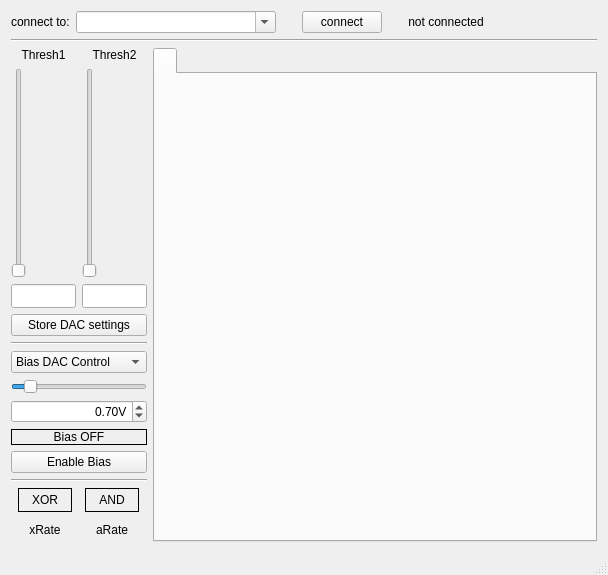
<?xml version="1.0" encoding="UTF-8"?>
<ui version="4.0">
 <class>MainWindow</class>
 <widget class="QMainWindow" name="MainWindow">
  <property name="enabled">
   <bool>true</bool>
  </property>
  <property name="geometry">
   <rect>
    <x>0</x>
    <y>0</y>
    <width>608</width>
    <height>575</height>
   </rect>
  </property>
  <property name="windowTitle">
   <string>muondetector-gui</string>
  </property>
  <property name="locale">
   <locale language="English" country="UnitedStates"/>
  </property>
  <widget class="QWidget" name="centralWidget">
   <property name="sizePolicy">
    <sizepolicy hsizetype="Preferred" vsizetype="MinimumExpanding">
     <horstretch>0</horstretch>
     <verstretch>0</verstretch>
    </sizepolicy>
   </property>
   <layout class="QGridLayout" name="gridLayout">
    <item row="0" column="0" colspan="2">
     <layout class="QHBoxLayout" name="horizontalLayout">
      <item>
       <widget class="QLabel" name="ipLabel">
        <property name="text">
         <string>connect to:</string>
        </property>
       </widget>
      </item>
      <item>
       <widget class="QComboBox" name="ipBox">
        <property name="minimumSize">
         <size>
          <width>200</width>
          <height>22</height>
         </size>
        </property>
        <property name="focusPolicy">
         <enum>Qt::WheelFocus</enum>
        </property>
        <property name="locale">
         <locale language="English" country="UnitedStates"/>
        </property>
        <property name="editable">
         <bool>true</bool>
        </property>
        <property name="currentText">
         <string notr="true"/>
        </property>
        <property name="insertPolicy">
         <enum>QComboBox::InsertAlphabetically</enum>
        </property>
        <property name="minimumContentsLength">
         <number>1</number>
        </property>
       </widget>
      </item>
      <item>
       <spacer name="horizontalSpacer_2">
        <property name="orientation">
         <enum>Qt::Horizontal</enum>
        </property>
        <property name="sizeType">
         <enum>QSizePolicy::Fixed</enum>
        </property>
        <property name="sizeHint" stdset="0">
         <size>
          <width>20</width>
          <height>20</height>
         </size>
        </property>
       </spacer>
      </item>
      <item>
       <widget class="QPushButton" name="ipButton">
        <property name="text">
         <string>connect</string>
        </property>
       </widget>
      </item>
      <item>
       <spacer name="horizontalSpacer_4">
        <property name="orientation">
         <enum>Qt::Horizontal</enum>
        </property>
        <property name="sizeType">
         <enum>QSizePolicy::Fixed</enum>
        </property>
        <property name="sizeHint" stdset="0">
         <size>
          <width>20</width>
          <height>20</height>
         </size>
        </property>
       </spacer>
      </item>
      <item>
       <widget class="QLabel" name="ipStatusLabel">
        <property name="text">
         <string>not connected</string>
        </property>
        <property name="alignment">
         <set>Qt::AlignCenter</set>
        </property>
       </widget>
      </item>
      <item>
       <spacer name="horizontalSpacer_3">
        <property name="orientation">
         <enum>Qt::Horizontal</enum>
        </property>
        <property name="sizeHint" stdset="0">
         <size>
          <width>40</width>
          <height>20</height>
         </size>
        </property>
       </spacer>
      </item>
     </layout>
    </item>
    <item row="1" column="0" colspan="2">
     <widget class="Line" name="line_4">
      <property name="orientation">
       <enum>Qt::Horizontal</enum>
      </property>
     </widget>
    </item>
    <item row="2" column="0">
     <layout class="QVBoxLayout" name="verticalLayout_2">
      <item>
       <layout class="QHBoxLayout" name="horizontalLayout_2">
        <item>
         <layout class="QVBoxLayout" name="discr1Layout">
          <item>
           <widget class="QLabel" name="discr1Label">
            <property name="sizePolicy">
             <sizepolicy hsizetype="Preferred" vsizetype="Preferred">
              <horstretch>0</horstretch>
              <verstretch>0</verstretch>
             </sizepolicy>
            </property>
            <property name="minimumSize">
             <size>
              <width>53</width>
              <height>0</height>
             </size>
            </property>
            <property name="text">
             <string>Thresh1</string>
            </property>
            <property name="alignment">
             <set>Qt::AlignCenter</set>
            </property>
           </widget>
          </item>
          <item>
           <widget class="QSlider" name="discr1Slider">
            <property name="accessibleName">
             <string/>
            </property>
            <property name="maximum">
             <number>8191</number>
            </property>
            <property name="orientation">
             <enum>Qt::Vertical</enum>
            </property>
           </widget>
          </item>
          <item>
           <widget class="QLineEdit" name="discr1Edit">
            <property name="sizePolicy">
             <sizepolicy hsizetype="Ignored" vsizetype="Fixed">
              <horstretch>0</horstretch>
              <verstretch>0</verstretch>
             </sizepolicy>
            </property>
            <property name="minimumSize">
             <size>
              <width>65</width>
              <height>24</height>
             </size>
            </property>
            <property name="baseSize">
             <size>
              <width>51</width>
              <height>0</height>
             </size>
            </property>
            <property name="alignment">
             <set>Qt::AlignCenter</set>
            </property>
           </widget>
          </item>
         </layout>
        </item>
        <item>
         <layout class="QVBoxLayout" name="discr2Layout">
          <item>
           <widget class="QLabel" name="discr2Label">
            <property name="sizePolicy">
             <sizepolicy hsizetype="Preferred" vsizetype="Preferred">
              <horstretch>0</horstretch>
              <verstretch>0</verstretch>
             </sizepolicy>
            </property>
            <property name="minimumSize">
             <size>
              <width>53</width>
              <height>0</height>
             </size>
            </property>
            <property name="text">
             <string>Thresh2</string>
            </property>
            <property name="alignment">
             <set>Qt::AlignCenter</set>
            </property>
           </widget>
          </item>
          <item>
           <widget class="QSlider" name="discr2Slider">
            <property name="maximum">
             <number>8191</number>
            </property>
            <property name="orientation">
             <enum>Qt::Vertical</enum>
            </property>
           </widget>
          </item>
          <item>
           <widget class="QLineEdit" name="discr2Edit">
            <property name="enabled">
             <bool>true</bool>
            </property>
            <property name="sizePolicy">
             <sizepolicy hsizetype="Ignored" vsizetype="Fixed">
              <horstretch>0</horstretch>
              <verstretch>0</verstretch>
             </sizepolicy>
            </property>
            <property name="minimumSize">
             <size>
              <width>65</width>
              <height>24</height>
             </size>
            </property>
            <property name="baseSize">
             <size>
              <width>51</width>
              <height>0</height>
             </size>
            </property>
            <property name="alignment">
             <set>Qt::AlignCenter</set>
            </property>
           </widget>
          </item>
         </layout>
        </item>
       </layout>
      </item>
      <item>
       <widget class="QPushButton" name="saveDacButton">
        <property name="text">
         <string>Store DAC settings</string>
        </property>
       </widget>
      </item>
      <item>
       <layout class="QVBoxLayout" name="verticalLayout">
        <item>
         <widget class="Line" name="line">
          <property name="orientation">
           <enum>Qt::Horizontal</enum>
          </property>
         </widget>
        </item>
        <item>
         <widget class="QComboBox" name="biasControlTypeComboBox">
          <item>
           <property name="text">
            <string>Bias DAC Control</string>
           </property>
          </item>
          <item>
           <property name="text">
            <string>Bias Voltage</string>
           </property>
          </item>
         </widget>
        </item>
        <item>
         <widget class="QSlider" name="biasVoltageSlider">
          <property name="sizePolicy">
           <sizepolicy hsizetype="Preferred" vsizetype="Fixed">
            <horstretch>0</horstretch>
            <verstretch>0</verstretch>
           </sizepolicy>
          </property>
          <property name="value">
           <number>10</number>
          </property>
          <property name="orientation">
           <enum>Qt::Horizontal</enum>
          </property>
         </widget>
        </item>
        <item>
         <widget class="QDoubleSpinBox" name="biasVoltageDoubleSpinBox">
          <property name="alignment">
           <set>Qt::AlignRight|Qt::AlignTrailing|Qt::AlignVCenter</set>
          </property>
          <property name="suffix">
           <string>V</string>
          </property>
          <property name="maximum">
           <double>3.300000000000000</double>
          </property>
          <property name="singleStep">
           <double>0.010000000000000</double>
          </property>
          <property name="value">
           <double>0.700000000000000</double>
          </property>
         </widget>
        </item>
       </layout>
      </item>
      <item>
       <widget class="QLabel" name="biasPowerLabel">
        <property name="frameShape">
         <enum>QFrame::Box</enum>
        </property>
        <property name="text">
         <string>Bias OFF</string>
        </property>
        <property name="alignment">
         <set>Qt::AlignCenter</set>
        </property>
       </widget>
      </item>
      <item>
       <widget class="QPushButton" name="biasPowerButton">
        <property name="text">
         <string>Enable Bias</string>
        </property>
       </widget>
      </item>
      <item>
       <widget class="Line" name="line_3">
        <property name="orientation">
         <enum>Qt::Horizontal</enum>
        </property>
       </widget>
      </item>
      <item>
       <layout class="QHBoxLayout" name="horizontalLayout_3">
        <item>
         <widget class="QLabel" name="XORHit">
          <property name="sizePolicy">
           <sizepolicy hsizetype="Fixed" vsizetype="Fixed">
            <horstretch>54</horstretch>
            <verstretch>24</verstretch>
           </sizepolicy>
          </property>
          <property name="minimumSize">
           <size>
            <width>54</width>
            <height>24</height>
           </size>
          </property>
          <property name="frameShape">
           <enum>QFrame::Box</enum>
          </property>
          <property name="text">
           <string>XOR</string>
          </property>
          <property name="alignment">
           <set>Qt::AlignCenter</set>
          </property>
         </widget>
        </item>
        <item>
         <widget class="QLabel" name="ANDHit">
          <property name="sizePolicy">
           <sizepolicy hsizetype="Fixed" vsizetype="Fixed">
            <horstretch>54</horstretch>
            <verstretch>24</verstretch>
           </sizepolicy>
          </property>
          <property name="minimumSize">
           <size>
            <width>54</width>
            <height>24</height>
           </size>
          </property>
          <property name="frameShape">
           <enum>QFrame::Box</enum>
          </property>
          <property name="text">
           <string>AND</string>
          </property>
          <property name="alignment">
           <set>Qt::AlignCenter</set>
          </property>
         </widget>
        </item>
       </layout>
      </item>
      <item>
       <layout class="QHBoxLayout" name="horizontalLayout_5">
        <item>
         <widget class="QLabel" name="rate1">
          <property name="sizePolicy">
           <sizepolicy hsizetype="Fixed" vsizetype="Fixed">
            <horstretch>54</horstretch>
            <verstretch>24</verstretch>
           </sizepolicy>
          </property>
          <property name="minimumSize">
           <size>
            <width>54</width>
            <height>24</height>
           </size>
          </property>
          <property name="text">
           <string>xRate</string>
          </property>
          <property name="alignment">
           <set>Qt::AlignCenter</set>
          </property>
         </widget>
        </item>
        <item>
         <widget class="QLabel" name="rate2">
          <property name="sizePolicy">
           <sizepolicy hsizetype="Fixed" vsizetype="Fixed">
            <horstretch>54</horstretch>
            <verstretch>24</verstretch>
           </sizepolicy>
          </property>
          <property name="minimumSize">
           <size>
            <width>54</width>
            <height>24</height>
           </size>
          </property>
          <property name="text">
           <string>aRate</string>
          </property>
          <property name="alignment">
           <set>Qt::AlignCenter</set>
          </property>
         </widget>
        </item>
       </layout>
      </item>
     </layout>
    </item>
    <item row="2" column="1">
     <widget class="QTabWidget" name="tabWidget">
      <property name="sizePolicy">
       <sizepolicy hsizetype="Expanding" vsizetype="Expanding">
        <horstretch>0</horstretch>
        <verstretch>0</verstretch>
       </sizepolicy>
      </property>
      <property name="maximumSize">
       <size>
        <width>16777215</width>
        <height>16777215</height>
       </size>
      </property>
      <property name="usesScrollButtons">
       <bool>true</bool>
      </property>
      <widget class="QWidget" name="widget">
       <attribute name="title">
        <string/>
       </attribute>
      </widget>
     </widget>
    </item>
   </layout>
  </widget>
  <widget class="QStatusBar" name="statusBar"/>
  <action name="actionmeasurement">
   <property name="text">
    <string>data acquisition mode</string>
   </property>
  </action>
  <action name="actionsettings">
   <property name="text">
    <string>settings</string>
   </property>
  </action>
 </widget>
 <layoutdefault spacing="6" margin="11"/>
 <resources/>
 <connections/>
</ui>
